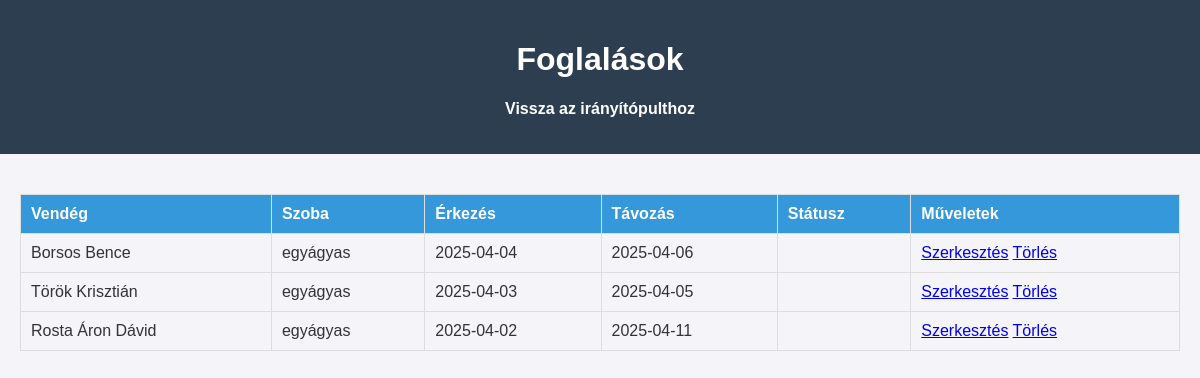
/admin/bookings/index.php (signed in), run on an earlier commit of the app's database.
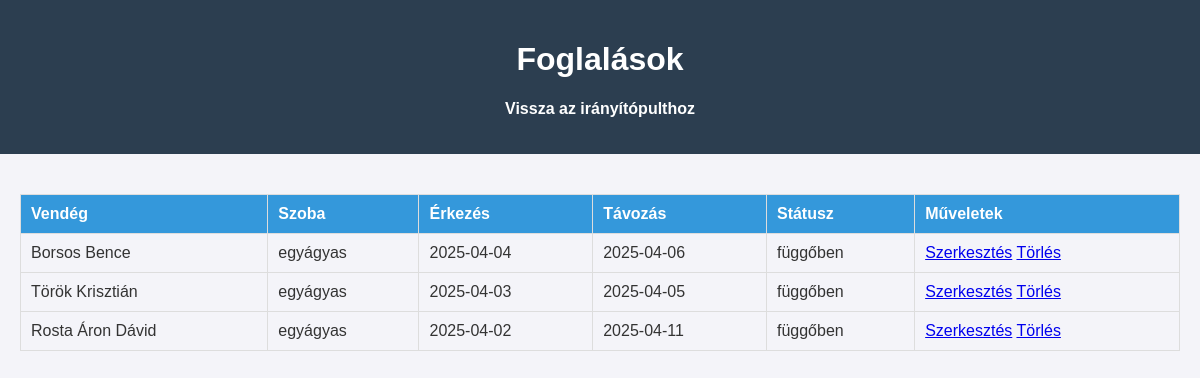
And on a later commit of the database.
### tables this page shows
CREATE TABLE `bookings` (
  `id` int(11) NOT NULL,
  `room_id` int(11) NOT NULL,
  `guest_id` int(11) NOT NULL,
  `check_in` date NOT NULL,
  `check_out` date NOT NULL,
  `status` enum('függőben','megerősitve','törölve', 'befejezve') DEFAULT 'függőben',
  `created_at` timestamp NOT NULL DEFAULT current_timestamp()
);

CREATE TABLE `guests` (
  `id` int(11) NOT NULL,
  `name` varchar(100) NOT NULL,
  `email` varchar(100) NOT NULL,
  `phone` varchar(20) DEFAULT NULL,
  `address` text DEFAULT NULL,
  `id_number` varchar(20) DEFAULT NULL,
  `created_at` timestamp NOT NULL DEFAULT current_timestamp()
);

CREATE TABLE `rooms` (
  `id` int(11) NOT NULL,
  `room_number` varchar(10) NOT NULL,
  `room_type` enum('egyágyas','kétágyas','luxus') NOT NULL,
  `capacity` int(11) NOT NULL,
  `price_per_night` decimal(10,2) NOT NULL,
  `description` text DEFAULT NULL,
  `status` enum('elérhető','foglalt','karbantartás') DEFAULT 'elérhető',
  `created_at` timestamp NOT NULL DEFAULT current_timestamp()
);

### admin/bookings/index.php (the view, shortened to what this page needs)
<?php
require_once __DIR__ . '/../../api/config.php';
$sql = "SELECT bookings.*, guests.name as guest_name, rooms.room_type
        FROM bookings
        JOIN guests ON bookings.guest_id = guests.id
        JOIN rooms ON bookings.room_id = rooms.id";
$result = $conn->query($sql);
$bookings = $result->fetch_all(MYSQLI_ASSOC);
?>
<!DOCTYPE html>
<html lang="hu">
<head>
    <link rel="stylesheet" href="../assets/css/admin.css">
</head>
<body>
    <header>
        <h1>Foglalások</h1>
        <nav>
            <ul>
                <li><a href="../dashboard.php">Vissza az irányítópulthoz</a></li>
            </ul>
        </nav>
    </header>
    <main>
        <table>
            <thead>
                <tr>
                    <th>Vendég</th>
                    <th>Szoba</th>
                    <th>Érkezés</th>
                    <th>Távozás</th>
                    <th>Státusz</th>
                    <th>Műveletek</th>
                </tr>
            </thead>
            <tbody>
                <?php foreach ($bookings as $booking): ?>
                    <tr>
                        <td><?php echo $booking['guest_name']; ?></td>
                        <td><?php echo $booking['room_type']; ?></td>
                        <td><?php echo $booking['check_in']; ?></td>
                        <td><?php echo $booking['check_out']; ?></td>
                        <td><?php echo $booking['status']; ?></td>
                        <td>
                            <a href="edit.php?id=<?php echo $booking['id']; ?>">Szerkesztés</a>
                            <a href="delete.php?id=<?php echo $booking['id']; ?>">Törlés</a>
                        </td>
                    </tr>
                <?php endforeach; ?>
            </tbody>
        </table>
    </main>
</body>
</html>

### admin/assets/css/admin.css (style rules this page uses)
body { font-family: Arial, sans-serif; background-color: #f4f4f9; color: #333; margin: 0; padding: 0; }
header { background-color: #2c3e50; color: #fff; padding: 20px; text-align: center; }
nav ul { list-style: none; padding: 0; display: flex; justify-content: center; }
nav ul li { margin: 0 15px; }
nav ul li a { color: #fff; text-decoration: none; font-weight: bold; }
main { padding: 20px; }
table { width: 100%; border-collapse: collapse; margin-top: 20px; }
table th, table td { padding: 10px; border: 1px solid #ddd; text-align: left; }
table th { background-color: #3498db; color: #fff; }

What changed in the data, as far as the page shows it:
changed bookings "Borsos Bence": status (not shown) → "függőben"
changed bookings "Török Krisztián": status (not shown) → "függőben"
changed bookings "Rosta Áron Dávid": status (not shown) → "függőben"
